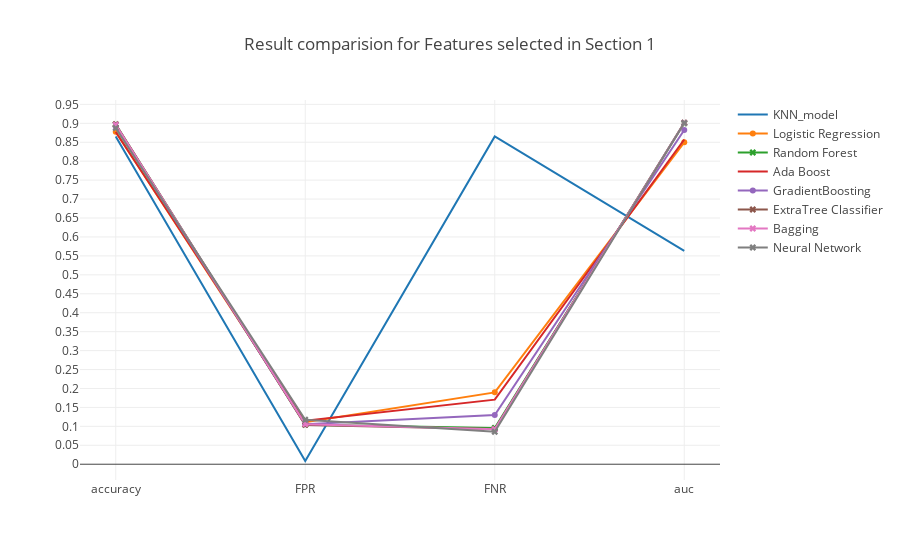

Notebook source saved alongside this figure:
### Markdown cell above
### <a id='1.A' style="text-decoration : none; color : #000000;"> A Results</a>

### Code cell
trace0 = go.Scatter(x=table_80_50_test.iloc[0].index.values[[0,5,6,7]],
                    y=table_80_50_test.iloc[0].values[[0,5,6,7]],
                    mode = 'lines',
                    name = 'KNN_model')

trace1 = go.Scatter(x=table_80_50_test.iloc[1].index.values[[0,5,6,7]],
                    y=table_80_50_test.iloc[1].values[[0,5,6,7]],
                    mode = 'lines+markers',
                    name = 'Logistic Regression')

trace2 = go.Scatter(x=table_80_50_test.iloc[2].index.values[[0,5,6,7]],
                    y=table_80_50_test.iloc[2].values[[0,5,6,7]],
                    mode = 'lines+markers',marker=dict(symbol='x'),
                    name = 'Random Forest')


trace3 = go.Scatter(x=table_80_50_test.iloc[3].index.values[[0,5,6,7]],
                    y=table_80_50_test.iloc[3].values[[0,5,6,7]],
                    mode = 'lines',
                    name = 'Ada Boost')

trace4 = go.Scatter(x=table_80_50_test.iloc[4].index.values[[0,5,6,7]],
                    y=table_80_50_test.iloc[4].values[[0,5,6,7]],
                    mode = 'lines+markers',
                    name = 'GradientBoosting')

trace5 = go.Scatter(x=table_80_50_test.iloc[5].index.values[[0,5,6,7]],
                    y=table_80_50_test.iloc[5].values[[0,5,6,7]],
                    mode = 'lines+markers',marker=dict(symbol='x'),
                    name = 'ExtraTree Classifier')

trace6 = go.Scatter(x=table_80_50_test.iloc[6].index.values[[0,5,6,7]],
                    y=table_80_50_test.iloc[6].values[[0,5,6,7]],
                    mode = 'lines+markers',marker=dict(symbol='x'),
                    name = 'Bagging')

trace7 = go.Scatter(x=table_80_50_test.iloc[7].index.values[[0,5,6,7]],
                    y=table_80_50_test.iloc[7].values[[0,5,6,7]],
                    mode = 'lines+markers',marker=dict(symbol='x'),
                    name = 'Neural Network')



data = [trace0, trace1, trace2, trace3, trace4, trace5, trace6, trace7]
layout = go.Layout(yaxis=dict(tick0=0,dtick=0.05),title='Result comparision for Features selected in Section 1')
fig = go.Figure(data=data, layout=layout)

iplot(fig, filename='Result')

### Figure 1 — Plotly figure (JSON) as saved in the notebook; plotly's stock layout.template omitted (floating-point values rounded to 4 significant figures)
{"data": [{"mode": "lines", "name": "KNN_model", "type": "scatter", "uid": "648b3ca4-8e92-47d8-bb0f-47054075ccbf", "x": ["accuracy", "FPR", "FNR", "auc"], "y": [0.865, 0.008501, 0.8652, 0.5631]}, {"mode": "lines+markers", "name": "Logistic Regression", "type": "scatter", "uid": "47a8a01a-9ac9-4fa0-a46e-0c291c741de5", "x": ["accuracy", "FPR", "FNR", "auc"], "y": [0.8775, 0.1108, 0.1897, 0.8498]}, {"marker": {"symbol": "x"}, "mode": "lines+markers", "name": "Random Forest", "type": "scatter", "uid": "8e1352db-9416-4284-b01d-3a9de34414ed", "x": ["accuracy", "FPR", "FNR", "auc"], "y": [0.897, 0.1043, 0.09567, 0.9]}, {"mode": "lines", "name": "Ada Boost", "type": "scatter", "uid": "c9a8fdbe-fb6e-4502-b11c-0a85d576ce2c", "x": ["accuracy", "FPR", "FNR", "auc"], "y": [0.8769, 0.1148, 0.1705, 0.8573]}, {"mode": "lines+markers", "name": "GradientBoosting", "type": "scatter", "uid": "12942da5-64ab-4f03-9b67-318427df4835", "x": ["accuracy", "FPR", "FNR", "auc"], "y": [0.8911, 0.1053, 0.1298, 0.8824]}, {"marker": {"symbol": "x"}, "mode": "lines+markers", "name": "ExtraTree Classifier", "type": "scatter", "uid": "5354c7b2-6545-4d62-bbe9-f0a468151782", "x": ["accuracy", "FPR", "FNR", "auc"], "y": [0.8978, 0.1037, 0.09318, 0.9015]}, {"marker": {"symbol": "x"}, "mode": "lines+markers", "name": "Bagging", "type": "scatter", "uid": "3592e17a-b9bc-4301-ac1e-72589ce2ef66", "x": ["accuracy", "FPR", "FNR", "auc"], "y": [0.8962, 0.1058, 0.09235, 0.9009]}, {"marker": {"symbol": "x"}, "mode": "lines+markers", "name": "Neural Network", "type": "scatter", "uid": "c208c4d8-d8bf-414c-8085-1e2d6b47e5ed", "x": ["accuracy", "FPR", "FNR", "auc"], "y": [0.8873, 0.1174, 0.08569, 0.9009]}], "layout": {"title": "Result comparision for Features selected in Section 1", "yaxis": {"dtick": 0.05, "tick0": 0}}}
